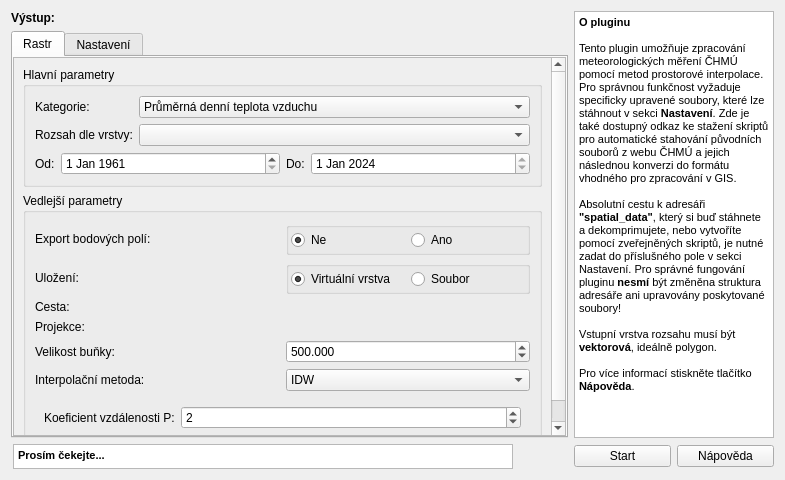
<?xml version="1.0" encoding="UTF-8"?>
<ui version="4.0">
 <class>DataCHMUDialogBase</class>
 <widget class="QDialog" name="DataCHMUDialogBase">
  <property name="geometry">
   <rect>
    <x>0</x>
    <y>0</y>
    <width>785</width>
    <height>480</height>
   </rect>
  </property>
  <property name="sizePolicy">
   <sizepolicy hsizetype="Preferred" vsizetype="Preferred">
    <horstretch>0</horstretch>
    <verstretch>0</verstretch>
   </sizepolicy>
  </property>
  <property name="minimumSize">
   <size>
    <width>530</width>
    <height>290</height>
   </size>
  </property>
  <property name="maximumSize">
   <size>
    <width>1920</width>
    <height>1080</height>
   </size>
  </property>
  <property name="baseSize">
   <size>
    <width>785</width>
    <height>480</height>
   </size>
  </property>
  <property name="windowTitle">
   <string>ČHMÚ – zpracování meteorologických dat</string>
  </property>
  <layout class="QGridLayout" name="gridLayout_6" rowstretch="2,0">
   <item row="0" column="1">
    <layout class="QGridLayout" name="gridLayout" columnstretch="0">
     <item row="0" column="0">
      <widget class="QLabel" name="outputLabel">
       <property name="text">
        <string>&lt;html&gt;&lt;head/&gt;&lt;body&gt;&lt;p&gt;&lt;span style=&quot; font-weight:600;&quot;&gt;Výstup:&lt;/span&gt;&lt;/p&gt;&lt;/body&gt;&lt;/html&gt;</string>
       </property>
      </widget>
     </item>
     <item row="1" column="0">
      <widget class="QTabWidget" name="outputTabWidget">
       <property name="sizePolicy">
        <sizepolicy hsizetype="Expanding" vsizetype="Expanding">
         <horstretch>0</horstretch>
         <verstretch>0</verstretch>
        </sizepolicy>
       </property>
       <property name="currentIndex">
        <number>0</number>
       </property>
       <widget class="QWidget" name="rasterTab">
        <attribute name="title">
         <string>Rastr</string>
        </attribute>
        <layout class="QVBoxLayout" name="verticalLayout_2">
         <property name="spacing">
          <number>0</number>
         </property>
         <property name="leftMargin">
          <number>0</number>
         </property>
         <property name="topMargin">
          <number>0</number>
         </property>
         <property name="rightMargin">
          <number>0</number>
         </property>
         <property name="bottomMargin">
          <number>0</number>
         </property>
         <item>
          <widget class="QScrollArea" name="scrollArea">
           <property name="verticalScrollBarPolicy">
            <enum>Qt::ScrollBarAlwaysOn</enum>
           </property>
           <property name="horizontalScrollBarPolicy">
            <enum>Qt::ScrollBarAsNeeded</enum>
           </property>
           <property name="widgetResizable">
            <bool>true</bool>
           </property>
           <widget class="QWidget" name="scrollArea_2">
            <property name="geometry">
             <rect>
              <x>0</x>
              <y>0</y>
              <width>534</width>
              <height>382</height>
             </rect>
            </property>
            <layout class="QVBoxLayout" name="verticalLayout_4">
             <item>
              <widget class="QGroupBox" name="mainParameters">
               <property name="title">
                <string>Hlavní parametry</string>
               </property>
               <property name="flat">
                <bool>false</bool>
               </property>
               <property name="checkable">
                <bool>false</bool>
               </property>
               <layout class="QGridLayout" name="gridLayout_2">
                <property name="leftMargin">
                 <number>9</number>
                </property>
                <item row="0" column="0">
                 <layout class="QGridLayout" name="categoryExtensionParameters" columnstretch="0,2">
                  <item row="0" column="1">
                   <widget class="QComboBox" name="categoryComboBox">
                    <item>
                     <property name="text">
                      <string>Průměrná denní teplota vzduchu</string>
                     </property>
                    </item>
                    <item>
                     <property name="text">
                      <string>Maximální denní teplota vzduchu</string>
                     </property>
                    </item>
                    <item>
                     <property name="text">
                      <string>Minimální denní teplota vzduchu</string>
                     </property>
                    </item>
                    <item>
                     <property name="text">
                      <string>Průměrná denní relativní vlhkost vzduchu</string>
                     </property>
                    </item>
                    <item>
                     <property name="text">
                      <string>Denní úhrn srážek</string>
                     </property>
                    </item>
                    <item>
                     <property name="text">
                      <string>Výška nově napadlého sněhu</string>
                     </property>
                    </item>
                    <item>
                     <property name="text">
                      <string>Celková výška sněhové pokrývky</string>
                     </property>
                    </item>
                    <item>
                     <property name="text">
                      <string>Denní úhrn doby trvání slunečního svitu</string>
                     </property>
                    </item>
                    <item>
                     <property name="text">
                      <string>Průměrný denní tlak vzduchu</string>
                     </property>
                    </item>
                    <item>
                     <property name="text">
                      <string>Průměrná denní rychlost větru</string>
                     </property>
                    </item>
                    <item>
                     <property name="text">
                      <string>Maximální rychlost větru</string>
                     </property>
                    </item>
                    <item>
                     <property name="text">
                      <string>Globální záření</string>
                     </property>
                    </item>
                   </widget>
                  </item>
                  <item row="0" column="0">
                   <widget class="QLabel" name="categoryLabel">
                    <property name="text">
                     <string>Kategorie:</string>
                    </property>
                   </widget>
                  </item>
                  <item row="1" column="0">
                   <widget class="QLabel" name="extentLabel">
                    <property name="text">
                     <string>Rozsah dle vrstvy:</string>
                    </property>
                   </widget>
                  </item>
                  <item row="1" column="1">
                   <widget class="QgsMapLayerComboBox" name="extentComboBox">
                    <property name="sizeAdjustPolicy">
                     <enum>QComboBox::AdjustToContentsOnFirstShow</enum>
                    </property>
                   </widget>
                  </item>
                 </layout>
                </item>
                <item row="1" column="0">
                 <layout class="QGridLayout" name="dateParameters" columnstretch="0,2,0,2">
                  <item row="0" column="2">
                   <widget class="QLabel" name="doLabel">
                    <property name="text">
                     <string>Do:</string>
                    </property>
                   </widget>
                  </item>
                  <item row="0" column="1">
                   <widget class="QDateEdit" name="startDate">
                    <property name="dateTime">
                     <datetime>
                      <hour>0</hour>
                      <minute>0</minute>
                      <second>0</second>
                      <year>1961</year>
                      <month>1</month>
                      <day>1</day>
                     </datetime>
                    </property>
                    <property name="maximumDate">
                     <date>
                      <year>2023</year>
                      <month>12</month>
                      <day>31</day>
                     </date>
                    </property>
                    <property name="minimumDate">
                     <date>
                      <year>1961</year>
                      <month>1</month>
                      <day>1</day>
                     </date>
                    </property>
                   </widget>
                  </item>
                  <item row="0" column="0">
                   <widget class="QLabel" name="odLabel">
                    <property name="text">
                     <string>Od:</string>
                    </property>
                   </widget>
                  </item>
                  <item row="0" column="3">
                   <widget class="QDateEdit" name="endDate">
                    <property name="dateTime">
                     <datetime>
                      <hour>23</hour>
                      <minute>59</minute>
                      <second>59</second>
                      <year>2024</year>
                      <month>1</month>
                      <day>1</day>
                     </datetime>
                    </property>
                    <property name="maximumDateTime">
                     <datetime>
                      <hour>23</hour>
                      <minute>59</minute>
                      <second>59</second>
                      <year>2024</year>
                      <month>1</month>
                      <day>1</day>
                     </datetime>
                    </property>
                    <property name="maximumDate">
                     <date>
                      <year>2024</year>
                      <month>1</month>
                      <day>1</day>
                     </date>
                    </property>
                    <property name="minimumDate">
                     <date>
                      <year>1961</year>
                      <month>1</month>
                      <day>1</day>
                     </date>
                    </property>
                   </widget>
                  </item>
                 </layout>
                </item>
               </layout>
              </widget>
             </item>
             <item>
              <widget class="QGroupBox" name="sideParameters">
               <property name="title">
                <string>Vedlejší parametry</string>
               </property>
               <layout class="QVBoxLayout" name="verticalLayout_3">
                <item>
                 <layout class="QGridLayout" name="gridLayout_3" columnstretch="0,0">
                  <item row="5" column="0">
                   <widget class="QLabel" name="cellSize">
                    <property name="text">
                     <string>Velikost buňky:</string>
                    </property>
                   </widget>
                  </item>
                  <item row="4" column="1">
                   <widget class="QgsProjectionSelectionWidget" name="projectionWidget"/>
                  </item>
                  <item row="1" column="0">
                   <widget class="QLabel" name="label_6">
                    <property name="text">
                     <string>Export bodových polí:</string>
                    </property>
                   </widget>
                  </item>
                  <item row="6" column="1">
                   <widget class="QComboBox" name="interpolationMethodcomboBox">
                    <item>
                     <property name="text">
                      <string>IDW</string>
                     </property>
                    </item>
                    <item>
                     <property name="text">
                      <string>Nearest Neighbour</string>
                     </property>
                    </item>
                   </widget>
                  </item>
                  <item row="5" column="1">
                   <widget class="QDoubleSpinBox" name="cellSizeSpinBox">
                    <property name="decimals">
                     <number>3</number>
                    </property>
                    <property name="minimum">
                     <double>0.001000000000000</double>
                    </property>
                    <property name="maximum">
                     <double>5000.000000000000000</double>
                    </property>
                    <property name="value">
                     <double>500.000000000000000</double>
                    </property>
                   </widget>
                  </item>
                  <item row="3" column="0">
                   <widget class="QLabel" name="label">
                    <property name="text">
                     <string>Cesta:</string>
                    </property>
                   </widget>
                  </item>
                  <item row="1" column="1">
                   <layout class="QHBoxLayout" name="horizontalLayout">
                    <item>
                     <widget class="QGroupBox" name="exportGroupBox">
                      <property name="title">
                       <string/>
                      </property>
                      <property name="flat">
                       <bool>false</bool>
                      </property>
                      <property name="checkable">
                       <bool>false</bool>
                      </property>
                      <layout class="QHBoxLayout" name="horizontalLayout_4">
                       <property name="leftMargin">
                        <number>2</number>
                       </property>
                       <property name="topMargin">
                        <number>2</number>
                       </property>
                       <property name="rightMargin">
                        <number>2</number>
                       </property>
                       <property name="bottomMargin">
                        <number>2</number>
                       </property>
                       <item>
                        <widget class="QRadioButton" name="pointLayersExportButton">
                         <property name="text">
                          <string>Ne</string>
                         </property>
                         <property name="checked">
                          <bool>true</bool>
                         </property>
                        </widget>
                       </item>
                       <item>
                        <widget class="QRadioButton" name="radioButton_2">
                         <property name="text">
                          <string>Ano</string>
                         </property>
                        </widget>
                       </item>
                      </layout>
                     </widget>
                    </item>
                   </layout>
                  </item>
                  <item row="6" column="0">
                   <widget class="QLabel" name="label_3">
                    <property name="text">
                     <string>Interpolační metoda:</string>
                    </property>
                   </widget>
                  </item>
                  <item row="4" column="0">
                   <widget class="QLabel" name="label_2">
                    <property name="text">
                     <string>Projekce:</string>
                    </property>
                   </widget>
                  </item>
                  <item row="3" column="1">
                   <widget class="QgsFileWidget" name="rasFileWidget">
                    <property name="enabled">
                     <bool>false</bool>
                    </property>
                    <property name="storageMode">
                     <enum>QgsFileWidget::SaveFile</enum>
                    </property>
                   </widget>
                  </item>
                  <item row="2" column="0">
                   <widget class="QLabel" name="label_9">
                    <property name="text">
                     <string>Uložení:</string>
                    </property>
                   </widget>
                  </item>
                  <item row="2" column="1">
                   <layout class="QHBoxLayout" name="horizontalLayout_3">
                    <item>
                     <widget class="QGroupBox" name="saveGroupBox">
                      <property name="title">
                       <string/>
                      </property>
                      <layout class="QHBoxLayout" name="horizontalLayout_5">
                       <property name="leftMargin">
                        <number>2</number>
                       </property>
                       <property name="topMargin">
                        <number>2</number>
                       </property>
                       <property name="rightMargin">
                        <number>2</number>
                       </property>
                       <property name="bottomMargin">
                        <number>2</number>
                       </property>
                       <item>
                        <widget class="QRadioButton" name="rasRadioButton01">
                         <property name="text">
                          <string>Virtuální vrstva</string>
                         </property>
                         <property name="checked">
                          <bool>true</bool>
                         </property>
                        </widget>
                       </item>
                       <item>
                        <widget class="QRadioButton" name="rasRadioButton02">
                         <property name="text">
                          <string>Soubor</string>
                         </property>
                        </widget>
                       </item>
                      </layout>
                     </widget>
                    </item>
                   </layout>
                  </item>
                 </layout>
                </item>
                <item>
                 <widget class="QStackedWidget" name="interpolationStackedWidget">
                  <property name="currentIndex">
                   <number>0</number>
                  </property>
                  <widget class="QWidget" name="IDWpage">
                   <layout class="QGridLayout" name="gridLayout_4" columnstretch="0,2">
                    <item row="0" column="0">
                     <widget class="QLabel" name="label_4">
                      <property name="text">
                       <string>Koeficient vzdálenosti P:</string>
                      </property>
                     </widget>
                    </item>
                    <item row="0" column="1">
                     <widget class="QDoubleSpinBox" name="powerSpinBox">
                      <property name="decimals">
                       <number>0</number>
                      </property>
                      <property name="minimum">
                       <double>0.000000000000000</double>
                      </property>
                      <property name="maximum">
                       <double>100.000000000000000</double>
                      </property>
                      <property name="value">
                       <double>2.000000000000000</double>
                      </property>
                     </widget>
                    </item>
                    <item row="1" column="0">
                     <spacer name="verticalSpacer_3">
                      <property name="orientation">
                       <enum>Qt::Vertical</enum>
                      </property>
                      <property name="sizeType">
                       <enum>QSizePolicy::Expanding</enum>
                      </property>
                      <property name="sizeHint" stdset="0">
                       <size>
                        <width>20</width>
                        <height>40</height>
                       </size>
                      </property>
                     </spacer>
                    </item>
                   </layout>
                  </widget>
                  <widget class="QWidget" name="NNpage">
                   <layout class="QVBoxLayout" name="verticalLayout" stretch="0,0">
                    <item>
                     <layout class="QHBoxLayout" name="horizontalLayout_7">
                      <item>
                       <widget class="QLabel" name="label_5">
                        <property name="text">
                         <string>Nearest Neighbour nevyžaduje žádné dodatečné parametry.</string>
                        </property>
                       </widget>
                      </item>
                      <item>
                       <widget class="QSpinBox" name="spinBoxNN">
                        <property name="enabled">
                         <bool>false</bool>
                        </property>
                       </widget>
                      </item>
                     </layout>
                    </item>
                    <item>
                     <spacer name="verticalSpacer_6">
                      <property name="orientation">
                       <enum>Qt::Vertical</enum>
                      </property>
                      <property name="sizeHint" stdset="0">
                       <size>
                        <width>20</width>
                        <height>40</height>
                       </size>
                      </property>
                     </spacer>
                    </item>
                   </layout>
                  </widget>
                 </widget>
                </item>
               </layout>
              </widget>
             </item>
            </layout>
           </widget>
          </widget>
         </item>
        </layout>
       </widget>
       <widget class="QWidget" name="settingsTab">
        <attribute name="title">
         <string>Nastavení</string>
        </attribute>
        <layout class="QVBoxLayout" name="verticalLayout_9">
         <property name="spacing">
          <number>0</number>
         </property>
         <property name="leftMargin">
          <number>0</number>
         </property>
         <property name="topMargin">
          <number>0</number>
         </property>
         <property name="rightMargin">
          <number>0</number>
         </property>
         <property name="bottomMargin">
          <number>0</number>
         </property>
         <item>
          <widget class="QScrollArea" name="scrollArea_4">
           <property name="verticalScrollBarPolicy">
            <enum>Qt::ScrollBarAlwaysOn</enum>
           </property>
           <property name="widgetResizable">
            <bool>true</bool>
           </property>
           <widget class="QWidget" name="scrollAreaWidgetContents_2">
            <property name="geometry">
             <rect>
              <x>0</x>
              <y>0</y>
              <width>286</width>
              <height>114</height>
             </rect>
            </property>
            <layout class="QVBoxLayout" name="verticalLayout_10" stretch="1,5">
             <item>
              <layout class="QGridLayout" name="gridLayout_7">
               <item row="2" column="0">
                <widget class="QLabel" name="label_7">
                 <property name="text">
                  <string>Odkaz ke stažení skriptů:</string>
                 </property>
                </widget>
               </item>
               <item row="5" column="1">
                <spacer name="verticalSpacer">
                 <property name="orientation">
                  <enum>Qt::Vertical</enum>
                 </property>
                 <property name="sizeHint" stdset="0">
                  <size>
                   <width>20</width>
                   <height>40</height>
                  </size>
                 </property>
                </spacer>
               </item>
               <item row="1" column="1">
                <layout class="QHBoxLayout" name="horizontalLayout_6" stretch="0,0">
                 <item>
                  <widget class="QPushButton" name="googleButton">
                   <property name="focusPolicy">
                    <enum>Qt::NoFocus</enum>
                   </property>
                   <property name="text">
                    <string>Google Disk</string>
                   </property>
                  </widget>
                 </item>
                 <item>
                  <spacer name="horizontalSpacer_2">
                   <property name="orientation">
                    <enum>Qt::Horizontal</enum>
                   </property>
                   <property name="sizeHint" stdset="0">
                    <size>
                     <width>30</width>
                     <height>20</height>
                    </size>
                   </property>
                  </spacer>
                 </item>
                </layout>
               </item>
               <item row="4" column="1">
                <widget class="QgsFileWidget" name="inputDataContainer">
                 <property name="storageMode">
                  <enum>QgsFileWidget::GetDirectory</enum>
                 </property>
                </widget>
               </item>
               <item row="4" column="0">
                <widget class="QLabel" name="label_12">
                 <property name="text">
                  <string>Cesta dekomprimovaného adresáře:</string>
                 </property>
                </widget>
               </item>
               <item row="2" column="1">
                <layout class="QHBoxLayout" name="horizontalLayout_2" stretch="0,0">
                 <item>
                  <widget class="QPushButton" name="gitButton">
                   <property name="focusPolicy">
                    <enum>Qt::NoFocus</enum>
                   </property>
                   <property name="text">
                    <string>  GitHub  </string>
                   </property>
                  </widget>
                 </item>
                 <item>
                  <spacer name="horizontalSpacer_3">
                   <property name="orientation">
                    <enum>Qt::Horizontal</enum>
                   </property>
                   <property name="sizeHint" stdset="0">
                    <size>
                     <width>30</width>
                     <height>20</height>
                    </size>
                   </property>
                  </spacer>
                 </item>
                </layout>
               </item>
               <item row="1" column="0">
                <widget class="QLabel" name="label_11">
                 <property name="text">
                  <string>Odkaz ke stažení dat:</string>
                 </property>
                </widget>
               </item>
              </layout>
             </item>
             <item>
              <spacer name="verticalSpacer_2">
               <property name="orientation">
                <enum>Qt::Vertical</enum>
               </property>
               <property name="sizeHint" stdset="0">
                <size>
                 <width>20</width>
                 <height>40</height>
                </size>
               </property>
              </spacer>
             </item>
            </layout>
           </widget>
          </widget>
         </item>
        </layout>
       </widget>
      </widget>
     </item>
    </layout>
   </item>
   <item row="1" column="1">
    <layout class="QHBoxLayout" name="startHelpParameters" stretch="0,5,0">
     <item>
      <spacer name="verticalSpacer_5">
       <property name="orientation">
        <enum>Qt::Vertical</enum>
       </property>
       <property name="sizeType">
        <enum>QSizePolicy::Fixed</enum>
       </property>
       <property name="sizeHint" stdset="0">
        <size>
         <width>2</width>
         <height>25</height>
        </size>
       </property>
      </spacer>
     </item>
     <item>
      <widget class="QTextEdit" name="processingWarning">
       <property name="minimumSize">
        <size>
         <width>500</width>
         <height>25</height>
        </size>
       </property>
       <property name="maximumSize">
        <size>
         <width>300</width>
         <height>25</height>
        </size>
       </property>
       <property name="verticalScrollBarPolicy">
        <enum>Qt::ScrollBarAlwaysOff</enum>
       </property>
       <property name="horizontalScrollBarPolicy">
        <enum>Qt::ScrollBarAlwaysOff</enum>
       </property>
       <property name="html">
        <string>&lt;!DOCTYPE HTML PUBLIC &quot;-//W3C//DTD HTML 4.0//EN&quot; &quot;http://www.w3.org/TR/REC-html40/strict.dtd&quot;&gt;
&lt;html&gt;&lt;head&gt;&lt;meta name=&quot;qrichtext&quot; content=&quot;1&quot; /&gt;&lt;style type=&quot;text/css&quot;&gt;
p, li { white-space: pre-wrap; }
&lt;/style&gt;&lt;/head&gt;&lt;body style=&quot; font-family:'MS Shell Dlg 2'; font-size:8.25pt; font-weight:400; font-style:normal;&quot;&gt;
&lt;p style=&quot; margin-top:0px; margin-bottom:0px; margin-left:0px; margin-right:0px; -qt-block-indent:0; text-indent:0px;&quot;&gt;&lt;span style=&quot; font-size:8pt; font-weight:600;&quot;&gt;Prosím čekejte...&lt;/span&gt;&lt;/p&gt;&lt;/body&gt;&lt;/html&gt;</string>
       </property>
      </widget>
     </item>
     <item>
      <spacer name="horizontalSpacer">
       <property name="orientation">
        <enum>Qt::Horizontal</enum>
       </property>
       <property name="sizeHint" stdset="0">
        <size>
         <width>40</width>
         <height>20</height>
        </size>
       </property>
      </spacer>
     </item>
    </layout>
   </item>
   <item row="0" column="2">
    <widget class="QTextEdit" name="helperText">
     <property name="minimumSize">
      <size>
       <width>200</width>
       <height>0</height>
      </size>
     </property>
     <property name="maximumSize">
      <size>
       <width>200</width>
       <height>16777215</height>
      </size>
     </property>
     <property name="readOnly">
      <bool>true</bool>
     </property>
     <property name="html">
      <string>&lt;!DOCTYPE HTML PUBLIC &quot;-//W3C//DTD HTML 4.0//EN&quot; &quot;http://www.w3.org/TR/REC-html40/strict.dtd&quot;&gt;
&lt;html&gt;&lt;head&gt;&lt;meta name=&quot;qrichtext&quot; content=&quot;1&quot; /&gt;&lt;style type=&quot;text/css&quot;&gt;
p, li { white-space: pre-wrap; }
&lt;/style&gt;&lt;/head&gt;&lt;body style=&quot; font-family:'MS Shell Dlg 2'; font-size:8.25pt; font-weight:400; font-style:normal;&quot;&gt;
&lt;p style=&quot; margin-top:0px; margin-bottom:0px; margin-left:0px; margin-right:0px; -qt-block-indent:0; text-indent:0px;&quot;&gt;&lt;span style=&quot; font-size:8pt; font-weight:600;&quot;&gt;O pluginu&lt;/span&gt;&lt;/p&gt;
&lt;p style=&quot;-qt-paragraph-type:empty; margin-top:0px; margin-bottom:0px; margin-left:0px; margin-right:0px; -qt-block-indent:0; text-indent:0px; font-size:8pt;&quot;&gt;&lt;br /&gt;&lt;/p&gt;
&lt;p style=&quot; margin-top:0px; margin-bottom:0px; margin-left:0px; margin-right:0px; -qt-block-indent:0; text-indent:0px;&quot;&gt;&lt;span style=&quot; font-size:8pt;&quot;&gt;Tento plugin umožňuje zpracování meteorologických měření ČHMÚ pomocí metod prostorové interpolace. Pro správnou funkčnost vyžaduje specificky upravené soubory, které lze stáhnout v sekci &lt;/span&gt;&lt;span style=&quot; font-size:8pt; font-weight:600;&quot;&gt;Nastavení&lt;/span&gt;&lt;span style=&quot; font-size:8pt;&quot;&gt;. Zde je také dostupný odkaz ke stažení skriptů pro automatické stahování původních souborů z webu ČHMÚ a jejich následnou konverzi do formátu vhodného pro zpracování v GIS.&lt;/span&gt;&lt;/p&gt;
&lt;p style=&quot;-qt-paragraph-type:empty; margin-top:0px; margin-bottom:0px; margin-left:0px; margin-right:0px; -qt-block-indent:0; text-indent:0px; font-size:8pt;&quot;&gt;&lt;br /&gt;&lt;/p&gt;
&lt;p style=&quot; margin-top:0px; margin-bottom:0px; margin-left:0px; margin-right:0px; -qt-block-indent:0; text-indent:0px;&quot;&gt;&lt;span style=&quot; font-size:8pt;&quot;&gt;Absolutní cestu k adresáři &lt;/span&gt;&lt;span style=&quot; font-size:8pt; font-weight:600;&quot;&gt;&amp;quot;spatial_data&amp;quot;&lt;/span&gt;&lt;span style=&quot; font-size:8pt;&quot;&gt;, který si buď stáhnete a dekomprimujete, nebo vytvoříte pomocí zveřejněných skriptů, je nutné zadat do příslušného pole v sekci Nastavení. Pro správné fungování pluginu &lt;/span&gt;&lt;span style=&quot; font-size:8pt; font-weight:600;&quot;&gt;nesmí&lt;/span&gt;&lt;span style=&quot; font-size:8pt;&quot;&gt; být změněna struktura adresáře ani upravovány poskytované soubory!&lt;/span&gt;&lt;/p&gt;
&lt;p style=&quot;-qt-paragraph-type:empty; margin-top:0px; margin-bottom:0px; margin-left:0px; margin-right:0px; -qt-block-indent:0; text-indent:0px; font-size:8pt;&quot;&gt;&lt;br /&gt;&lt;/p&gt;
&lt;p style=&quot; margin-top:0px; margin-bottom:0px; margin-left:0px; margin-right:0px; -qt-block-indent:0; text-indent:0px;&quot;&gt;&lt;span style=&quot; font-size:8pt;&quot;&gt;Vstupní vrstva rozsahu musí být &lt;/span&gt;&lt;span style=&quot; font-size:8pt; font-weight:600;&quot;&gt;vektorová&lt;/span&gt;&lt;span style=&quot; font-size:8pt;&quot;&gt;, ideálně polygon.&lt;/span&gt;&lt;/p&gt;
&lt;p style=&quot;-qt-paragraph-type:empty; margin-top:0px; margin-bottom:0px; margin-left:0px; margin-right:0px; -qt-block-indent:0; text-indent:0px; font-size:8pt;&quot;&gt;&lt;br /&gt;&lt;/p&gt;
&lt;p style=&quot; margin-top:0px; margin-bottom:0px; margin-left:0px; margin-right:0px; -qt-block-indent:0; text-indent:0px;&quot;&gt;&lt;span style=&quot; font-size:8pt;&quot;&gt;Pro více informací stiskněte tlačítko &lt;/span&gt;&lt;span style=&quot; font-size:8pt; font-weight:600;&quot;&gt;Nápověda&lt;/span&gt;&lt;span style=&quot; font-size:8pt;&quot;&gt;.&lt;/span&gt;&lt;/p&gt;&lt;/body&gt;&lt;/html&gt;</string>
     </property>
    </widget>
   </item>
   <item row="1" column="2">
    <layout class="QHBoxLayout" name="horizontalLayout_8">
     <item>
      <widget class="QPushButton" name="startButton">
       <property name="focusPolicy">
        <enum>Qt::NoFocus</enum>
       </property>
       <property name="text">
        <string>Start</string>
       </property>
      </widget>
     </item>
     <item>
      <widget class="QPushButton" name="helpPushButton">
       <property name="focusPolicy">
        <enum>Qt::NoFocus</enum>
       </property>
       <property name="text">
        <string>Nápověda</string>
       </property>
      </widget>
     </item>
    </layout>
   </item>
  </layout>
 </widget>
 <customwidgets>
  <customwidget>
   <class>QgsFileWidget</class>
   <extends>QWidget</extends>
   <header>qgsfilewidget.h</header>
  </customwidget>
  <customwidget>
   <class>QgsMapLayerComboBox</class>
   <extends>QComboBox</extends>
   <header>qgsmaplayercombobox.h</header>
  </customwidget>
  <customwidget>
   <class>QgsProjectionSelectionWidget</class>
   <extends>QWidget</extends>
   <header>qgsprojectionselectionwidget.h</header>
  </customwidget>
 </customwidgets>
 <resources/>
 <connections/>
</ui>
